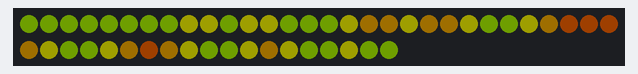
A sketch run on a simulated Arduino Uno, built with avr-gcc and run on an emulated ATmega328P. Parts: 49 RGB LEDs in strip order, left to right, continuing on the next row. Dim RGB values are drawn brighter than linear.

Above: at 0.45 s.
At 4.09 s:
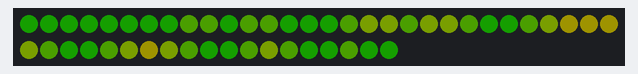
At 9.85 s:
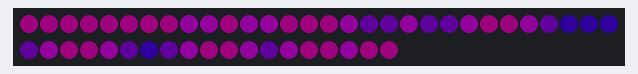
At 19.25 s:
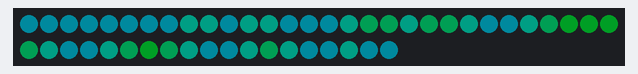
At 29.25 s:
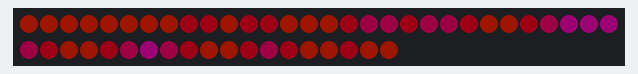
At 39.56 s:
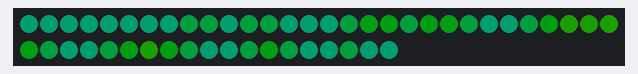

The sketch:

sketch_aug25a.ino
```cpp
#include <NeoPixelBus.h>
#include <NeoPixelAnimator.h>

#define X 1 // just to make the patterns a little clearer to read. Dont make any variables named X though...

const boolean pattern[4][49] = {
  {
     0,0,0,  0,0,0,
   0,0,0,0,0,0,0,0,0,
   0,0,0,X,0,X,0,0,0,
   0,0,0,X,X,X,0,0,0,
     0,0,0,X,0,0,0,
       0,0,0,0,0,
         0,0,0,
           0
  },
  {
     0,0,0,  0,0,0,
   0,0,0,0,0,0,0,0,0,
   0,0,X,X,0,X,X,0,0,
   0,0,X,0,0,0,X,0,0,
     0,0,X,0,X,0,0,
       0,0,X,0,0,
         0,0,0,
           0
  },
  {
     0,0,0,  0,0,0,
   0,0,X,X,0,X,X,0,0,
   0,X,0,0,X,0,0,X,0,
   0,X,0,0,0,0,0,X,0,
     0,X,0,0,0,X,0,
       0,X,0,X,0,
         0,X,0,
           0
  },
  {
     X,X,X,  X,X,X,
   X,X,0,0,X,0,0,X,X,
   X,0,0,0,0,0,0,0,X,
   X,0,0,0,0,0,0,0,X,
     X,0,0,0,0,0,X,
       X,0,0,0,X,
         X,0,X,
           X
  }
};


const uint16_t PixelCount = 49; // make sure to set this to the number of pixels in your strip
const uint8_t PixelPin = 3;  // make sure to set this to the correct pin, ignored for Esp8266
const RgbColor CylonEyeColor(HtmlColor(0x7f0000));

NeoPixelBus<NeoGrbFeature, Neo800KbpsMethod> strip(PixelCount, PixelPin);
// for esp8266 omit the pin
//NeoPixelBus<NeoGrbFeature, Neo800KbpsMethod> strip(PixelCount);

NeoPixelAnimator animations(2); // only ever need 2 animations

uint16_t lastPixel = 0; // track the eye position
int8_t moveDir = -1; // track the direction of movement

// uncomment one of the lines below to see the effects of
// changing the ease function on the movement animation
AnimEaseFunction moveEase =
      NeoEase::Linear;
//      NeoEase::QuadraticInOut;
//      NeoEase::CubicInOut;
//        NeoEase::QuarticInOut;
//      NeoEase::QuinticInOut;
//      NeoEase::SinusoidalInOut;
//      NeoEase::ExponentialInOut;
//      NeoEase::CircularInOut;

void FadeAll(uint8_t darkenBy)
{
    RgbColor color;
    for (uint16_t indexPixel = 0; indexPixel < strip.PixelCount(); indexPixel++)
    {
        color = strip.GetPixelColor(indexPixel);
        color.Darken(darkenBy);
        strip.SetPixelColor(indexPixel, color);
    }
}

void FadeAnimUpdate(const AnimationParam& param)
{
    if (param.state == AnimationState_Completed)
    {

        animations.RestartAnimation(param.index);
    }
}

void idlePattern(const AnimationParam& param) {
  uint8_t ledIndex, colorVal, frameIndex;
  float hue;
  float progress = moveEase(param.progress);

    for (frameIndex = 0; frameIndex < 4; frameIndex++) {
      for (ledIndex = 0; ledIndex < 49; ledIndex++) {
        if ((boolean)pattern[frameIndex][ledIndex] == 1) {

//          strip.setPixelColor(ledIndex, Wheel((frameIndex * 32 + colorVal) & 255));

            if (moveDir > 0){
              hue = 0.94f + progress + (0.05f*frameIndex);

            }else{
              hue = 1.136f - ( progress - (0.05f*frameIndex));
            }
            RgbColor color = RgbColor(HsbColor( fmod (hue , 1) , 1.0f, 0.12f));
            strip.SetPixelColor(ledIndex, color);
//          strip.setPixelColor(ledIndex, CylonEyeColor);
        }
      }
    }
    if (param.state == AnimationState_Completed)
    {
        // reverse direction of movement
//        moveDir *= -1;

        // done, time to restart this position tracking animation/timer
        animations.RestartAnimation(param.index);
    }
    //strip.show();
//    delay(4);

}

void MoveAnimUpdate(const AnimationParam& param)
{
    // apply the movement animation curve
    float progress = moveEase(param.progress);

    // use the curved progress to calculate the pixel to effect
    uint16_t nextPixel;
    if (moveDir > 0)
    {
        nextPixel = progress * PixelCount;
    }
    else
    {
        nextPixel = (1.0f - progress) * PixelCount;
    }

    // if progress moves fast enough, we may move more than
    // one pixel, so we update all between the calculated and
    // the last
    if (lastPixel != nextPixel)
    {
        for (uint16_t i = lastPixel + moveDir; i != nextPixel; i += moveDir)
        {
            strip.SetPixelColor(i, CylonEyeColor);
        }
    }
    strip.SetPixelColor(nextPixel, CylonEyeColor);

    lastPixel = nextPixel;

    if (param.state == AnimationState_Completed)
    {
        // reverse direction of movement
        moveDir *= -1;

        // done, time to restart this position tracking animation/timer
        animations.RestartAnimation(param.index);
    }
}

void SetupAnimations()
{
    // fade all pixels providing a tail that is longer the faster
    // the pixel moves.
//    animations.StartAnimation(0, 5, FadeAnimUpdate);

    // take several seconds to move eye fron one side to the other
    animations.StartAnimation(1, 4000, idlePattern);
}

void setup()
{
    strip.Begin();
    strip.Show();

    SetupAnimations();
}

void loop()
{
    // this is all that is needed to keep it running
    // and avoiding using delay() is always a good thing for
    // any timing related routines
    animations.UpdateAnimations();
    strip.Show();
}
```
